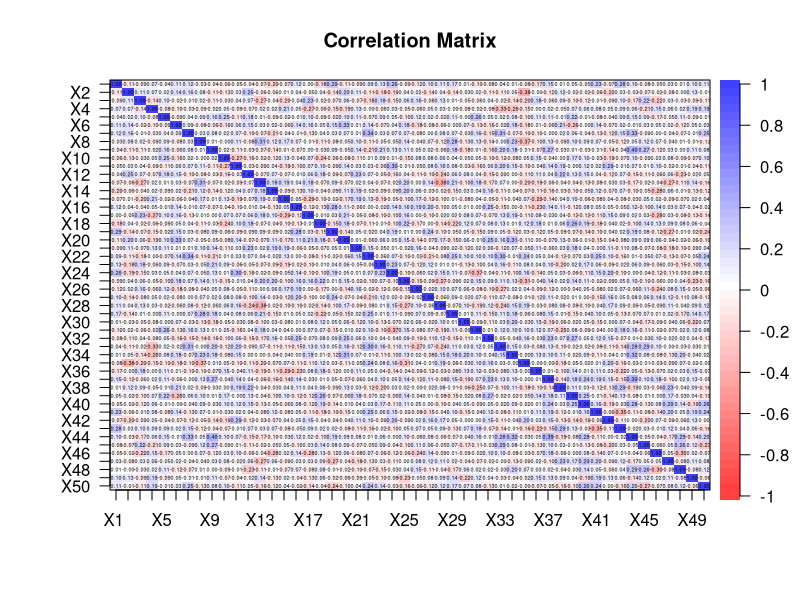
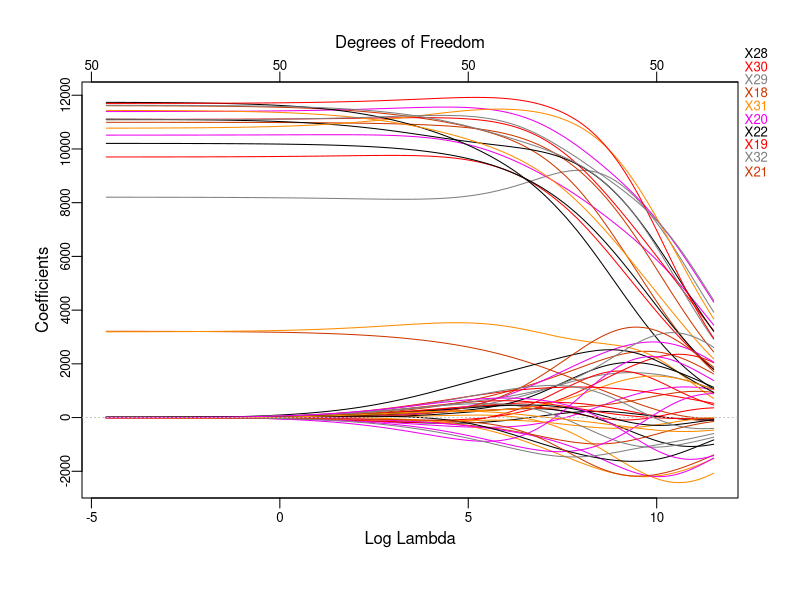
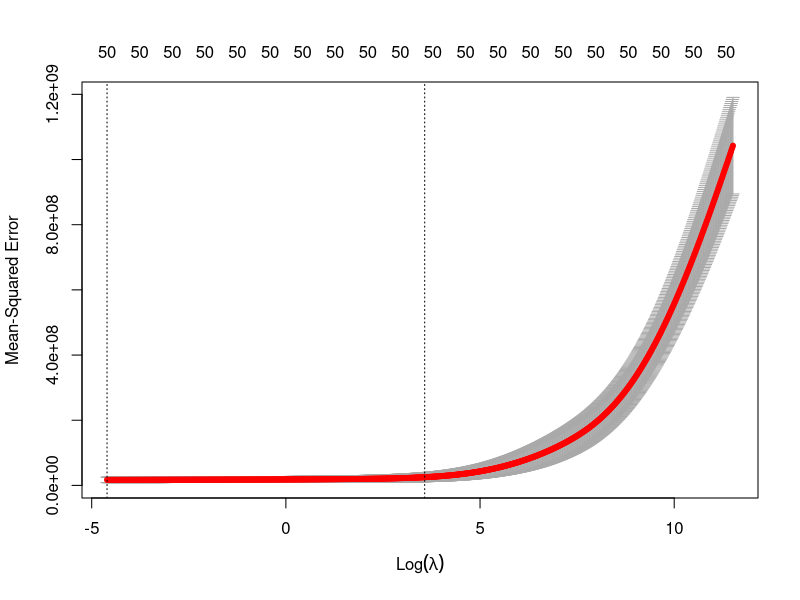
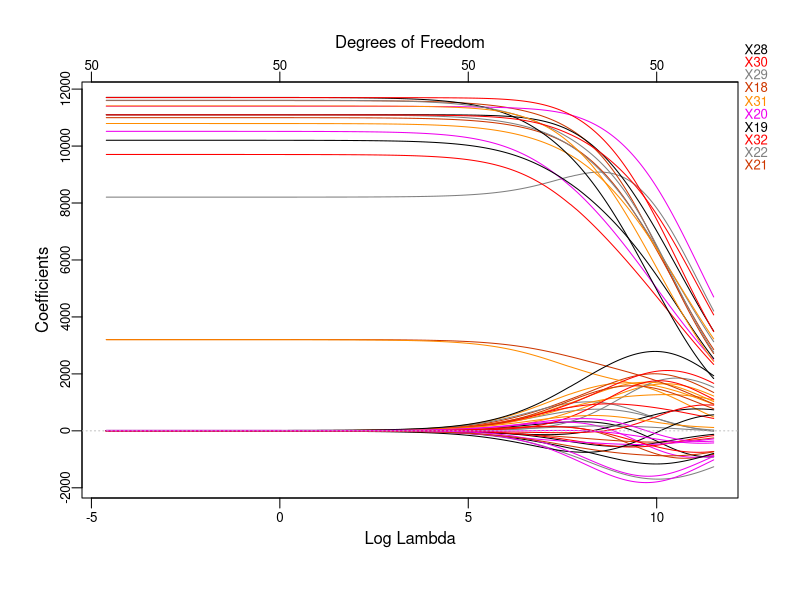
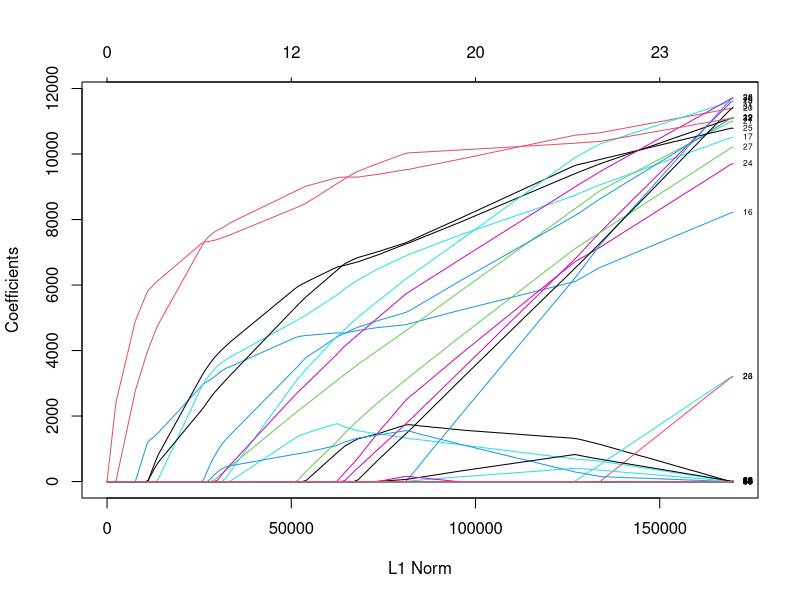
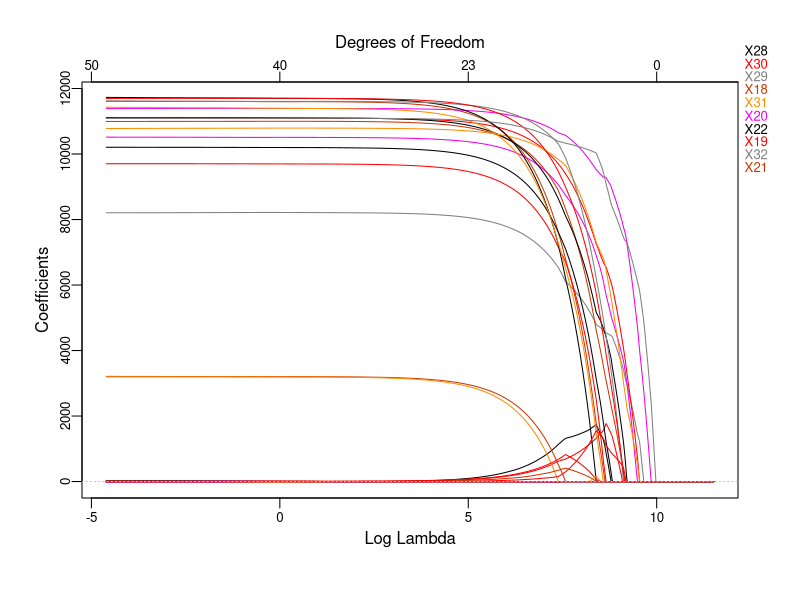
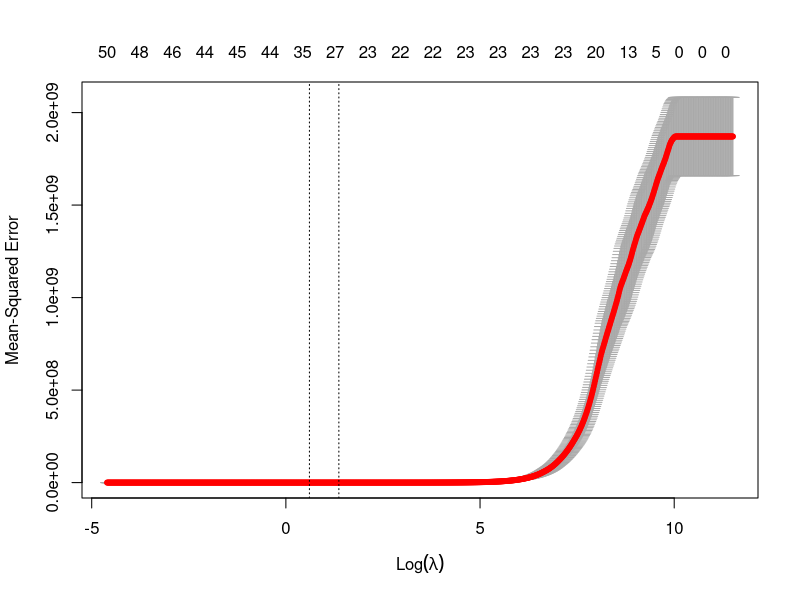
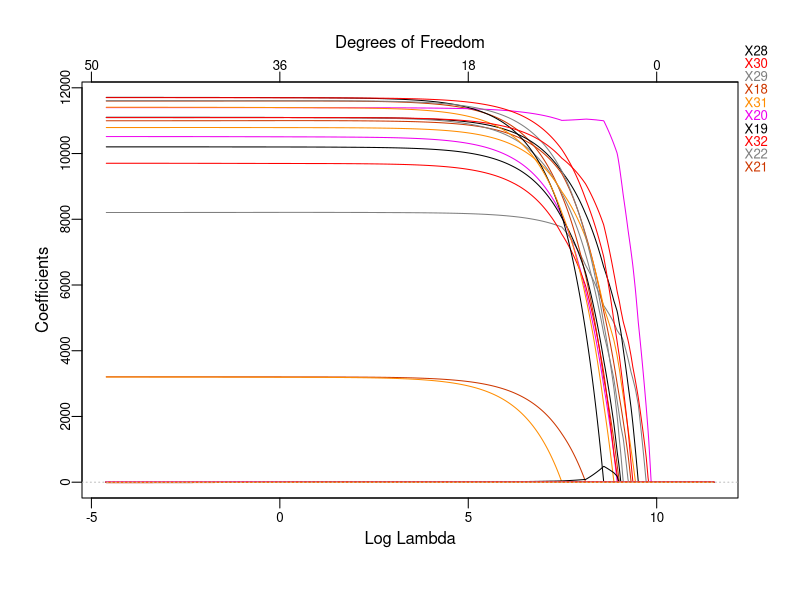

The R source for these figures, in order:
####################################################
####################### Setup ######################
####################################################
library(glmnet)   # Load the "glmnet" package
library(plotmo)   # Load the "plotmo" package
library(corrplot) # Load the "corrplot" package
library(psych)    # Load the "psych" package
library(leaps)    # Load the "leaps" package for BSS and stepwise
library(car)      # Load the "car" package for Variance Inflation Factor (VIF) calculation

# Load the dataset
data <- read.csv("RegressionDataset_DA_group1.csv", header = T, na.strings = "?")

head(data)
data <- na.omit(data) # Remove rows with missing values

set.seed(1)        # Use a fixed seed for reproducibility of the experiment

# Save "Y" values in "y" and all values except for "Y" in "x"
x <- model.matrix(Y ~ ., data)[, -1] # Save all values except for "Y"
y <- data$Y # Save "Y" values

train <- sample(1:nrow(x), 0.8 * nrow(x)) # Sample 80% of the data for training set
test <- (-train)  # The remaining data will be the test set
y.test <- y[test] # Save test set "Y" values

# Parameters
n <- nrow(data[train, ]) # Number of observations in the training set
p <- ncol(x[train, ])    # Number of regressors

results <- list(mse = c(), coef = c(c()),name = c())

####################################################
############### Preliminary analysis ###############
####################################################

############### Correlation Matrix #################
dev.new()
corData <- round(cor(x), digits = 2) # Calculate the correlation matrix of x and round the values to 2 decimal places
# Uncomment the next line to save the plot as a PDF file
# pdf(file="corr.pdf", width=26, height=15)
corPlot(corData, cex = 0.22, show.legend = TRUE, main = "Correlation Matrix") # Plot the correlation matrix with specified font size and display legend
# dev.off()

####################################################
################## Linear Model ####################
####################################################
lm.mod <- lm(Y ~ ., data = data[train, ]) # Fit a linear regression model to the data, using all variables in training set
summary(lm.mod) # Get the summary of the model
lm.predict <- predict(lm.mod, newdata = (data[test, ])) # Make predictions using the model on the test data
lm.coef <- coef(lm.mod) # Get the coefficients of the model

####################### Test ######################
lm.mse <- mean((lm.predict - y[test])^2) # Calculate the mean squared error between the predicted values and the actual values in the test data
lm.mse # Display the mean squared error

results$mse <- c(results$mse, lm.mse)
results$coef <- c(results$coef, "lm.coef")
results$name <- c(results$name, "Linear Model")

####################################################
###################### BSS #########################
####################################################
# The following code performs BSS, which is computationally inefficient, however, since it both has a p
# approximately greater than 30 
# full.regfit <- regsubsets(Y ~ ., nvmax = variables_selected, data = data[train, ], really.big = T)
# summary(full.regfit)

####################################################
################### Stepwise #######################
####################################################
# The following code performs forward, backward, and hybrid selection on the training data 
# using the 'regsubsets' function from the 'leaps' package. 
# The function returns the best subset of predictors for each method of selection.
# The performance of each method is evaluated by computing the mean squared error (MSE) 
# between the predicted values and the actual values of the response variable on the test data.
# Finally, the coefficients of the best models are rounded to the nearest 100 and converted to UTF-8 format.

################# Forward selection ################
fwd.regfit <- regsubsets(Y ~ ., data = data[train, ], nvmax = p, method = "forward") # Forward selection on the training data
summary(fwd.regfit) # Summary of the results of forward selection

################# Backward selection ################
bwd.regfit <- regsubsets(Y ~ ., data = data[train, ], nvmax = p, method = "backward") # Backward selection on the training data
summary(bwd.regfit) # Summary of the results of forward selection

################# Hybrid selection ################
hyb.regfit <- regsubsets(Y ~ ., data = data[train, ], nvmax = p, method = "seqrep") # Hybrid selection on the training data
summary(hyb.regfit) # Summary of the results of forward selection

####################### Test ######################
test.mat <- model.matrix(Y ~ ., data = data[test, ]) #Model matrix for the test data

############ Test on backward selection ############
# The following lines evaluate the performance of the best model obtained from backward selection
val.errors <- rep(NA, p) # Creates a vector of NA values with length 'p' to store the MSE values for each model

for (i in 1:p) {
  coefi <- coef(bwd.regfit, id = i)           # Extracts the coefficients for the i-th model obtained from backward selection
  pred <- test.mat[, names(coefi)] %*% coefi  # Computes the predicted values for the response variable
  val.errors[i] <- mean((y[test] - pred)^2)   # Computes the MSE for the i-th model and stores it in the 'val.errors' vector
}

min <- which.min(val.errors) # Index of the minimum MSE value
bwd.mse <- val.errors[min]   # Stores the minimum MSE value in 'bwd.mse'
bwd.coef <- coef(bwd.regfit, min) # Extracts the coefficients for the best model obtained from backward selection

results$mse <- c(results$mse, bwd.mse)
results$coef <- c(results$coef, "bwd.coef")
results$name <- c(results$name, "Backward Stepwise")

########### Test on forward selection ###########
# The following lines evaluate the performance of the best model obtained from forward selection
val.errors <- rep(NA, p) # Creates a vector of NA values with length 'p' to store the MSE values for each model

for (i in 1:p) {
  coefi <- coef(fwd.regfit, id = i)           # Extracts the coefficients for the i-th model obtained from forward selection
  pred <- test.mat[, names(coefi)] %*% coefi  # Computes the predicted values for the response variable
  val.errors[i] <- mean((y[test] - pred)^2)   # Computes the MSE for the i-th model and stores it in the 'val.errors' vector
}

min <- which.min(val.errors) # Index of the minimum MSE value
fwd.mse <- val.errors[min]   # Stores the minimum MSE value in 'fwd.mse'
fwd.coef <- coef(fwd.regfit, which.min(val.errors)) # Extracts the coefficients for the best model obtained from forward selection

results$mse <- c(results$mse, fwd.mse)
results$coef <- c(results$coef, "fwd.coef")
results$name <- c(results$name, "Forward Stepwise")

############ Test on hybrid selection ############
# The following lines evaluate the performance of the best model obtained from hybrid selection
val.errors <- rep(NA, p) # Creates a vector of NA values with length 'p' to store the MSE values for each model

for (i in 1:p) {
  coefi <- coef(hyb.regfit, id = i)           # Extracts the coefficients for the i-th model obtained from hybrid selection
  pred <- test.mat[, names(coefi)] %*% coefi  # Computes the predicted values for the response variable
  val.errors[i] <- mean((y[test] - pred)^2)   # Computes the MSE for the i-th model and stores it in the 'val.errors' vector
}

# The best model is the one that contains which.min(val.errors) (ten in the book) variables.
min <- which.min(val.errors) # Index of the minimum MSE value
hyb.mse <- val.errors[min] # Stores the minimum MSE value in 'hyb.mse'
hyb.coef <- coef(hyb.regfit, which.min(val.errors)) # Extracts the coefficients for the best model obtained from hybrid selection

results$mse <- c(results$mse, hyb.mse)
results$coef <- c(results$coef, "hyb.coef")
results$name <- c(results$name, "Hybrid Stepwise")

####################################################
###################### Ridge #######################
####################################################
grid <- 10^seq(5, -2, length = 1000) # Define a sequence of 1000 numbers logarithmically spaced between 10^5 and 10^-2

# Use the argument alpha = 0 to perform ridge
ridge.mod <- glmnet(x[train, ], y[train], alpha = 0, lambda = grid) # Fit a ridge regression model with alpha=0 and the grid of lambda values defined earlier

dev.new()
plot_glmnet(ridge.mod, xvar = "lambda") # Plot the ridge regression model, with x-axis as log lambda

# Perform 10-fold cross-validation to determine the best lambda value for the ridge model
cv.out <- cv.glmnet(x[train, ], y[train], alpha = 0, lambda = grid)

dev.new()
plot(cv.out) # Plot the cross-validation results

bestlam <- cv.out$lambda.min # Get the best lambda value from cross-validation

ridge.pred <- predict(ridge.mod, s = bestlam, newx = x[test, ]) # Calculate the predictions using the best lambda value
ridge.mse <- mean((ridge.pred - y[test])^2) # Calculate the mean squared error of the predictions on test set
ridge.mse # Print the mean squared error

ridge.out <- glmnet(x, y, alpha = 0, lambda = grid) # Fit the ridge regression model to the entire data set
ridge.coef <- predict(ridge.out, type = "coefficients", s = bestlam)[1:p + 1, ] # Get the coefficients for the best lambda value
ridge.coef # Print the coefficients

dev.new()
plot_glmnet(ridge.out, xvar = "lambda") # Plot the ridge regression model for the entire data set

results$mse <- c(results$mse, ridge.mse)
results$coef <- c(results$coef, "ridge.coef")
results$name <- c(results$name, "Ridge")

####################################################
###################### LASSO #######################
####################################################
grid <- 10^seq(5, -2, length = 1000) # Define a sequence of 1000 numbers logarithmically spaced between 10^5 and 10^-2

# use the argument alpha = 1 to perform lasso
lasso.mod <- glmnet(x[train, ], y[train], alpha = 1, lambda = grid) # Fit a lasso regression model with alpha=1 and the grid of lambda values defined earlier

dev.new()
plot(lasso.mod, label = T) # Plot the model fit to the training data as a function of L1 norm

dev.new()
plot_glmnet(lasso.mod, xvar = "lambda") # Plot the model fit to the training data as a function of log lambda using plot_glmnet() function

# Perform 10-fold cross-validation to determine the best lambda value for the lasso model
cv.out <- cv.glmnet(x[train, ], y[train], alpha = 1, lambda = grid)

dev.new()
plot(cv.out) # Plot the cross-validation results

bestlam <- cv.out$lambda.1se # Determine the best lambda value based on the cross-validation results, we choose the 1se to select
                             # the most parsimonious model with low error 
# bestlam <- cv.out$lambda.min # If you want the minimum only based on MSE

lasso.pred <- predict(lasso.mod, s = bestlam, newx = x[test, ]) # Use the best lambda value to make predictions on the test data
lasso.mse <- mean((lasso.pred - y[test])^2) # Calculate the mean squared error of the predictions on the test data
lasso.mse # Print the mean squared error

lasso.out <- glmnet(x, y, alpha = 1, lambda = grid) # Fit the lasso model to the entire data set
lasso.coef <- predict(lasso.out, type = "coefficients", s = bestlam)[1:p + 1, ] # Extract coefficients
lasso.coef # Print the coefficient values
lasso.coef[lasso.coef != 0] # Print the non-zero coefficient values
cat("Number of coefficients equal to 0:", sum(lasso.coef == 0), "\n") # Print the number of coefficients equal to 0

dev.new()
plot_glmnet(lasso.out, xvar = "lambda") # Plot the lasso model fit to the entire data set as a function of log lambda using plot_glmnet() function

results$mse <- c(results$mse, lasso.mse)
results$coef <- c(results$coef, "lasso.coef")
results$name <- c(results$name, "Lasso")

####################################################
################### Elastic Net ####################
####################################################
enet.mod <- glmnet(x[train, ], y[train], alpha = 0.1, lambda = grid) # Fit the Elastic Net Model with an alpha value of 0.1
enet.pred <- predict(enet.mod, s = 0.1, newx = x[test, ]) # Predict using the fitted model and a lambda value of 0.1
min <- mean((enet.pred - y.test)^2) # Calculate the mean squared error
def.alp <- 0 # Initialize default alpha value

# Loop through different alpha values from 0.5 to 0.9 with a step of 0.05
# This loop is more towards the lasso side since it's not recommended to apply ridge for highly uncorrelated data
for (alp in seq(0.5, 0.9, by = 0.05)) {
  enet.mod <- glmnet(x[train, ], y[train], alpha = alp, lambda = grid) # Fit the Elastic Net Model with the current alpha value
  cv.out <- cv.glmnet(x[train, ], y[train], alpha = alp, lambda = grid) # Perform cross-validation to find the best lambda value
  enet.bestlam <- cv.out$lambda.min # Get the best lambda value
  
  enet.pred <- predict(enet.mod, s = enet.bestlam, newx = x[test, ]) # Predict using the fitted model and the best lambda value
  enet.mse <- mean((enet.pred - y.test)^2) # Calculate the mean squared error
  
  # If the current mean squared error is lower than the minimum mean squared error, update the minimum and default alpha value
  if (enet.mse < min) {
    min <- enet.mse
    def.alp <- alp
  }
}

# Fit the Elastic Net Model with the best default alpha value
enet.mod <- glmnet(x[train, ], y[train], alpha = def.alp, lambda = grid)
# Plot the fitted model
dev.new()
plot(enet.mod, label = T)
dev.new()
plot(enet.mod, label = T, xvar = "lambda")
plot_glmnet(enet.mod, xvar = "lambda")

cv.out <- cv.glmnet(x[train, ], y[train], alpha = def.alp, lambda = grid) # Perform cross-validation

# Plot the cross-validation results
dev.new()
plot(cv.out)

enet.bestlam <- cv.out$lambda.min # Get the best lambda value

enet.pred <- predict(enet.mod, s = enet.bestlam, newx = x[test, ]) # Predict using the fitted model and the best lambda value
enet.mse <- mean((enet.pred - y.test)^2) # Calculate the mean squared error

enet.coef <- predict(enet.mod, type = "coefficients", s = enet.bestlam)[1:p+1, ] # Get the coefficients for the fitted model with the best lambda value

results$mse <- c(results$mse, enet.mse)
results$coef <- c(results$coef, "enet.coef")
results$name <- c(results$name, "ElasticNet")

####################################################
################# Final Analysis ###################
####################################################

results.mse <- min(results$mse)
index <- which(results$mse == results.mse)
results.name <- results$name[index]
results.coef <- get(results$coef[index])
print(paste("The model with minimum MSE is:",results.name))
print(paste("The MSE is:",results.mse))
print("The significant regressors are:");results.coef
predictors <- round(results.coef / 100, digits = 0) # Round the values in bwd.coef and divide by 100, with 0 decimal places
print(paste("The word is:",intToUtf8(predictors))) # Convert the values in bwd.predictors to UTF-8 encoded integers
